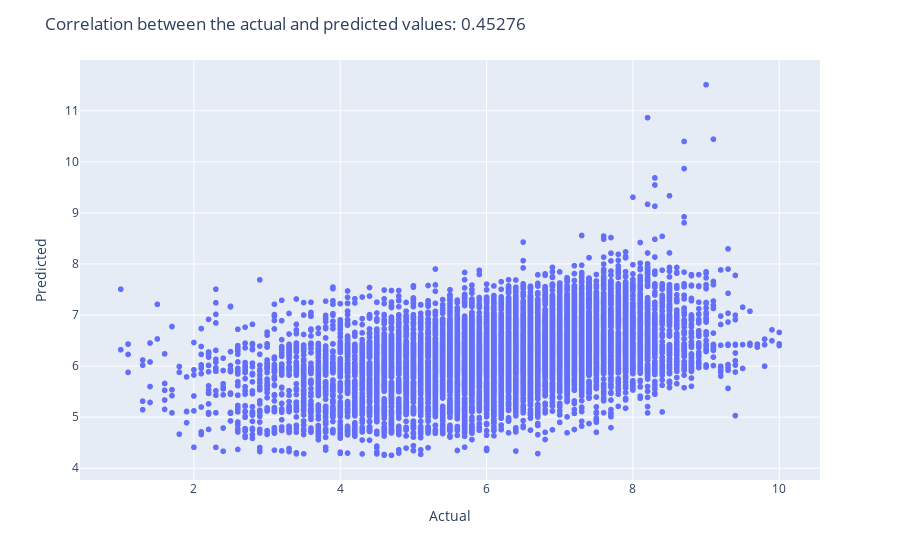

Notebook code cell kept with this figure:
### Markdown cell above
## Model Training

### Code cell
lr_params = {}
lr_mse, lr_pred, lr = functions.regression_scale_fit_mse(LinearRegression, lr_params, X_train, y_train, X_test, y_test)
functions.draw_actual_vs_predicted(y_test, lr_pred)

### Figure 1 — Plotly figure (JSON) as saved in the notebook; plotly's stock layout.template omitted (floating-point values rounded to 4 significant figures; data arrays with more than 128 entries replaced by an {"elided": "..."} marker saying what was removed)
{"data": [{"hovertemplate": "x=%{x}<br>y=%{y}<extra></extra>", "legendgroup": "", "marker": {"color": "#636efa", "symbol": "circle"}, "mode": "markers", "name": "", "showlegend": false, "type": "scattergl", "x": {"elided": "16286 float values"}, "xaxis": "x", "y": {"elided": "16286 float values"}, "yaxis": "y"}], "layout": {"legend": {"tracegroupgap": 0}, "margin": {"t": 60}, "title": {"text": "Correlation between the actual and predicted values: 0.45276"}, "xaxis": {"anchor": "y", "domain": [0, 1], "title": {"text": "Actual"}}, "yaxis": {"anchor": "x", "domain": [0, 1], "title": {"text": "Predicted"}}}}
